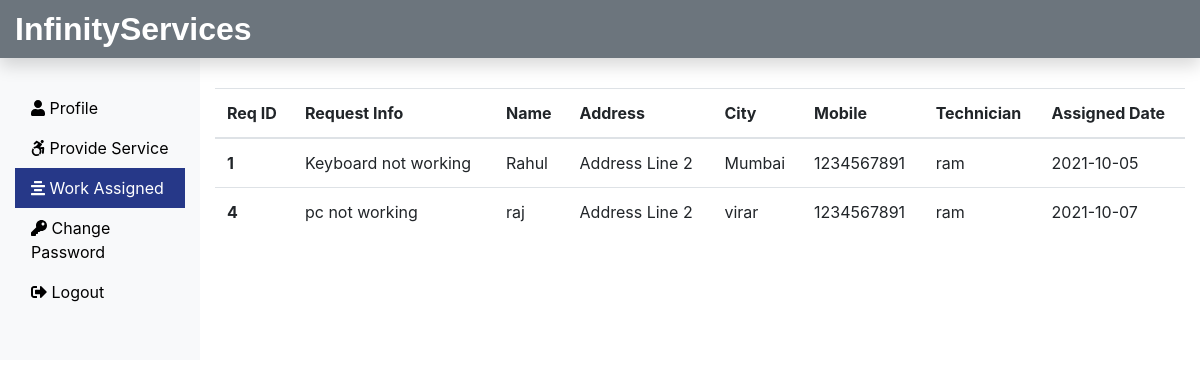
Screenshot of /ServiceProvider/WorkAssign.php (signed in) with the database file from the repository.
### tables this page shows
CREATE TABLE `assignwork_tb` (
  `rno` int(11) NOT NULL,
  `request_id` int(11) NOT NULL,
  `request_info` text NOT NULL,
  `request_desc` text NOT NULL,
  `requester_name` varchar(60) NOT NULL,
  `requester_add1` text NOT NULL,
  `requester_add2` text NOT NULL,
  `requester_city` varchar(60) NOT NULL,
  `requester_state` varchar(60) NOT NULL,
  `requester_zip` int(11) NOT NULL,
  `requester_email` varchar(60) NOT NULL,
  `requester_mobile` bigint(20) NOT NULL,
  `assign_tech` varchar(60) NOT NULL,
  `assign_date` date NOT NULL
);

### ServiceProvider/WorkAssign.php (the view, shortened to what this page needs)
<?php
include('includes/header.php');
include('../dbConnection.php');
if ($_SESSION['is_login']) {
    $empPassword=$_SESSION['empPassword'];
} else {
    echo "<script> location.href='ServiceLogin.php'</script>";
}
?>
<div class="col-sm-9 col-md-10 mt-5">
    <?php
    $sql = "SELECT * FROM assignwork_tb WHERE assign_tech='$empPassword'";
    $result = $conn->query($sql);
    if ($result->num_rows > 0) {
        echo '<table class="table">
    <thead>
      <tr>
        <th scope="col">Req ID</th>
        <th scope="col">Request Info</th>
        <th scope="col">Name</th>
        <th scope="col">Address</th>
        <th scope="col">City</th>
        <th scope="col">Mobile</th>
        <th scope="col">Technician</th>
        <th scope="col">Assigned Date</th>
      </tr>
    </thead>
    <tbody>';
        while ($row = $result->fetch_assoc()) {
            echo '<tr>
        <th scope="row">' . $row["request_id"] . '</th>
        <td>' . $row["request_info"] . '</td>
        <td>' . $row["requester_name"] . '</td>
        <td>' . $row["requester_add2"] . '</td>
        <td>' . $row["requester_city"] . '</td>
        <td>' . $row["requester_mobile"] . '</td>
        <td>' . $row["assign_tech"] . '</td>
        <td>' . $row["assign_date"] . '</td>
        </tr>';
        }
        echo '</tbody> </table>';
    } else {
        echo "<div class='alert alert-info col-sm-6 ml-5 mt-2' role='alert'> No Work Assigned </div>";
    }
    ?>
</div>
<?php
include('includes/footer.php');
?>

### rows the page displays
assignwork_tb: request "1", request_info "Keyboard not working", requester_name "Rahul", requester_add2 "Address Line 2", requester_city "Mumbai", requester_mobile "1234567891", assign_tech "ram", assign_date "2021-10-05"
assignwork_tb: request "4", request_info "pc not working", requester_name "raj", requester_add2 "Address Line 2", requester_city "virar", requester_mobile "1234567891", assign_tech "ram", assign_date "2021-10-07"
